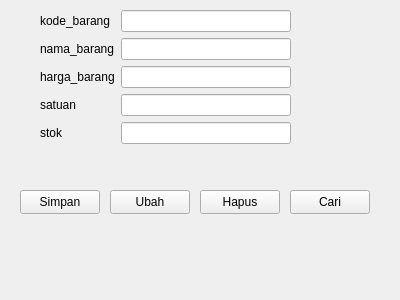
<?xml version="1.0" encoding="UTF-8"?>
<ui version="4.0">
 <class>Formbarang</class>
 <widget class="QWidget" name="Formbarang">
  <property name="geometry">
   <rect>
    <x>0</x>
    <y>0</y>
    <width>400</width>
    <height>300</height>
   </rect>
  </property>
  <property name="windowTitle">
   <string>Form</string>
  </property>
  <widget class="QWidget" name="formLayoutWidget">
   <property name="geometry">
    <rect>
     <x>40</x>
     <y>10</y>
     <width>251</width>
     <height>161</height>
    </rect>
   </property>
   <layout class="QFormLayout" name="formLayout">
    <item row="0" column="0">
     <widget class="QLabel" name="kode_barangLabel">
      <property name="text">
       <string>kode_barang </string>
      </property>
     </widget>
    </item>
    <item row="0" column="1">
     <widget class="QLineEdit" name="kode_barangLineEdit"/>
    </item>
    <item row="1" column="0">
     <widget class="QLabel" name="nama_barangLabel">
      <property name="text">
       <string>nama_barang</string>
      </property>
     </widget>
    </item>
    <item row="1" column="1">
     <widget class="QLineEdit" name="nama_barangLineEdit"/>
    </item>
    <item row="2" column="0">
     <widget class="QLabel" name="harga_barangLabel">
      <property name="text">
       <string>harga_barang</string>
      </property>
     </widget>
    </item>
    <item row="2" column="1">
     <widget class="QLineEdit" name="harga_barangLineEdit"/>
    </item>
    <item row="3" column="0">
     <widget class="QLabel" name="satuanLabel">
      <property name="text">
       <string>satuan</string>
      </property>
     </widget>
    </item>
    <item row="3" column="1">
     <widget class="QLineEdit" name="satuanLineEdit"/>
    </item>
    <item row="4" column="0">
     <widget class="QLabel" name="stokLabel">
      <property name="text">
       <string>stok</string>
      </property>
     </widget>
    </item>
    <item row="4" column="1">
     <widget class="QLineEdit" name="stokLineEdit"/>
    </item>
   </layout>
  </widget>
  <widget class="QPushButton" name="pushButton">
   <property name="geometry">
    <rect>
     <x>20</x>
     <y>190</y>
     <width>80</width>
     <height>24</height>
    </rect>
   </property>
   <property name="text">
    <string>Simpan</string>
   </property>
  </widget>
  <widget class="QPushButton" name="pushButton_2">
   <property name="geometry">
    <rect>
     <x>110</x>
     <y>190</y>
     <width>80</width>
     <height>24</height>
    </rect>
   </property>
   <property name="text">
    <string>Ubah</string>
   </property>
  </widget>
  <widget class="QPushButton" name="pushButton_3">
   <property name="geometry">
    <rect>
     <x>200</x>
     <y>190</y>
     <width>80</width>
     <height>24</height>
    </rect>
   </property>
   <property name="text">
    <string>Hapus</string>
   </property>
  </widget>
  <widget class="QPushButton" name="pushButton_4">
   <property name="geometry">
    <rect>
     <x>290</x>
     <y>190</y>
     <width>80</width>
     <height>24</height>
    </rect>
   </property>
   <property name="text">
    <string>Cari</string>
   </property>
  </widget>
 </widget>
 <resources/>
 <connections/>
</ui>
